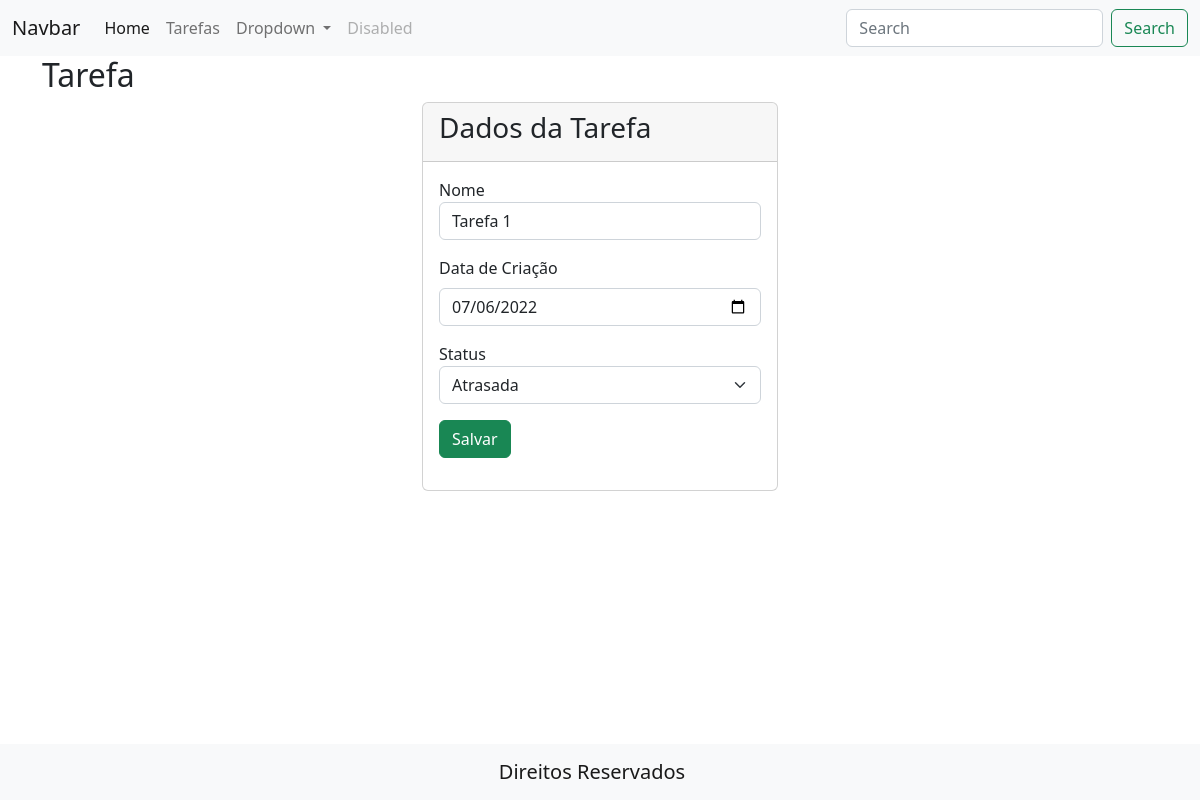
Screenshot of /todos/edit?id=1 with the database file from the repository.
### tables this page shows
CREATE TABLE IF NOT EXISTS `todos` ( 
  `id` int(11) NOT NULL,
  `name` VARCHAR(255) NOT NULL,
  `status` VARCHAR(20) NOT NULL DEFAULT 'created',
  `creation_date` DATE NOT NULL DEFAULT (CURRENT_DATE)
);

### controllers/TodosController.php (called while the page is built, shortened)
<?php
class TodosController
{
    public static function edit()
    {
        include 'models/TodosModel.php';
        $model = new TodosModel();
        $model = $model->getById((int) $_GET['id']);
        include 'views/modules/todos/FormTodo.php';
    }
}
?>

### DAO/TodosDao.php (called while the page is built, shortened)
<?php
class TodosDAO
{
    private $conn;
    public function __construct()
    {
        $dsn = "mysql:host=mysql_db:3306;dbname=todos_db";
        $this->conn = new PDO($dsn, 'root', 'root');
    }
    public function selectById($id)
    {
        include_once "models/TodosModel.php";
        $sql = "SELECT * FROM todos WHERE id = ? LIMIT 1";
        $stmt = $this->conn->prepare($sql);
        $stmt->bindValue(1, $id);
        $stmt->execute();
        return $stmt->fetchObject("TodosModel");
    }
}

### models/TodosModel.php (called while the page is built, shortened)
<?php
class TodosModel
{
    public function getById(int $id)
    {
        include 'DAO/TodosDao.php';
        $dao = new TodosDao();
        return $dao->selectById($id);
    }
}

### views/modules/todos/FormTodo.php (the view, shortened to what this page needs)
<?php include 'views/layout/header.php'; ?>
<div class="container">
    <h2>Tarefa</h2>
    <div class="row align-items-center justify-content-center">
        <div class="col-4">
            <div class="card">
                <div class="card-header">
                    <h3>Dados da Tarefa</h3>
                </div>
                <div class="card-body">
                    <form action="/todos/form/save" method="post">
                        <div class="mb-3">
                            <label for="name" class="control-label" class="form-label">Nome</label>
                            <input type="text" id="name" name="name"  placeholder="Nome do Todo" required class="form-control"
                                value="<?php echo $model->name == null ? '' : $model->name ?>" placeholder=''>
                        </div>
                        <div class="mb-3">
                            <label for="creation_date" class="form-label">Data de Criação</label>
                            <input type="date" id="creation_date" name="creation_date" class="form-control"
                                value="<?= $model->creation_date ?>">
                        </div>
                        <div class="mb-3">
                            <label for="status" class="control-label" class="form-label">Status</label>
                            <select name="status" id="status" required class="form-select">
                                <option value="Atrasada" <?php if($model->status == "Atrasada") { echo 'selected="selected"'; } ?>>Atrasada</option>
                            </select>
                        </div>
                        <div class="mb-3">
                            <button type="submit" class="fomm-submit btn btn-success">Salvar</button>
                        </div>
                    </form>
                </div>
            </div>
        </div>
    </div>
</div>
<?php include 'views/layout/footer.php'; ?>

### rows the page displays
todos: name "Tarefa 1", creation_date "07/06/2022", status "Atrasada"
